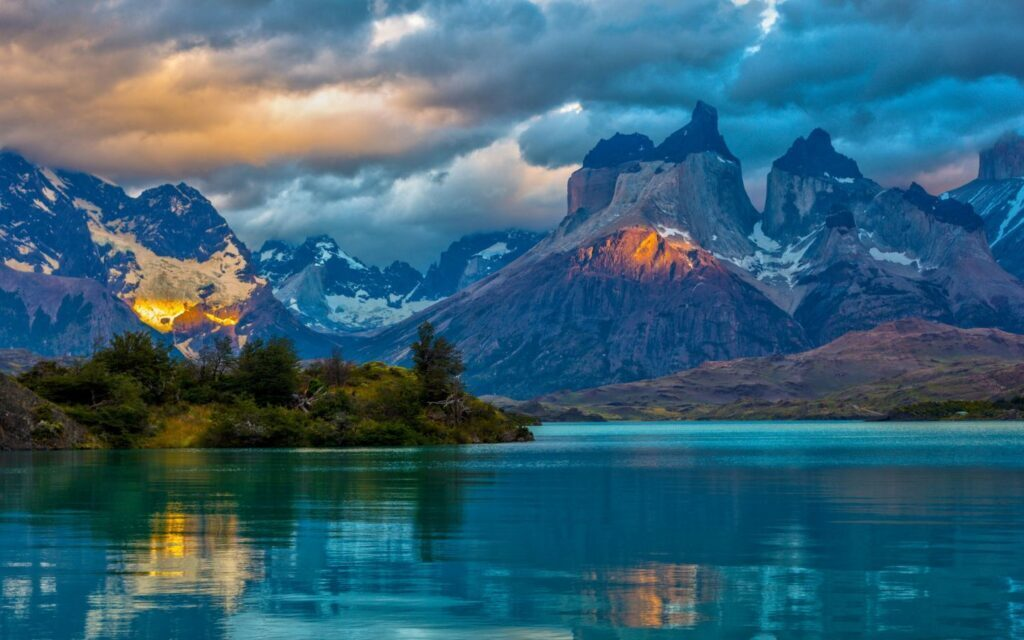
#> input picture data/130-hinh-nen-may-tinh-4k-7-1024x640.jpg, 1024 x 640 px, found by its file name
$ python merge_image.py
#> lines starting #> are read from the running program, lines starting #| are printed output that depends on the picture; pictures that were not available may be replaced by others from this repository, and a replacement may not be noted
import cv2 as cv
import numpy as np

background = cv.imread(r"c:\Users\ADMIN\Downloads\130-hinh-nen-may-tinh-4k-7-1024x640.jpg")
#> background is the input picture: shape (640, 1024, 3); mean B, G, R 117.1, 98.2, 55.6
transparent_fish = cv.imread(r"Exercise_1\transparent_fish.png", cv.IMREAD_UNCHANGED)
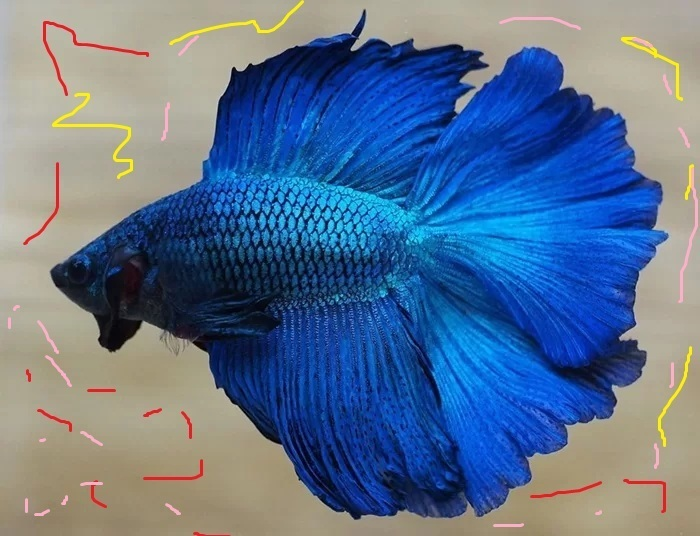
#> input picture data/ca-betta-mau-xanh-duong.jpg, 700 x 536 px, given in place of transparent_fish.png, which was not available
#> transparent_fish is the input picture: shape (536, 700, 3); mean B, G, R 144.7, 115.1, 92.6
transparent_fish = cv.resize(transparent_fish,(200,150))
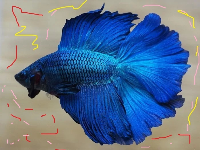
#> transparent_fish: shape (150, 200, 3); mean B, G, R 144.6, 115, 92.5

h_fg, w_fg, _ = transparent_fish.shape
#> h_fg = 150; w_fg = 200
h_bg, w_bg, _ = background.shape
#> h_bg = 640; w_bg = 1024

x_settled = w_bg - w_fg
#> x_settled = 824
y_settled = h_bg - h_fg
#> y_settled = 490

roi = background[y_settled:y_settled + h_fg, x_settled:x_settled + w_fg]
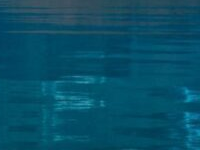
#> roi: shape (150, 200, 3); mean B, G, R 103.5, 79.5, 8.2

fg_bgr = transparent_fish[:, :,0:3]
#> (the run stopped early here; a loop or call above may not have finished)
